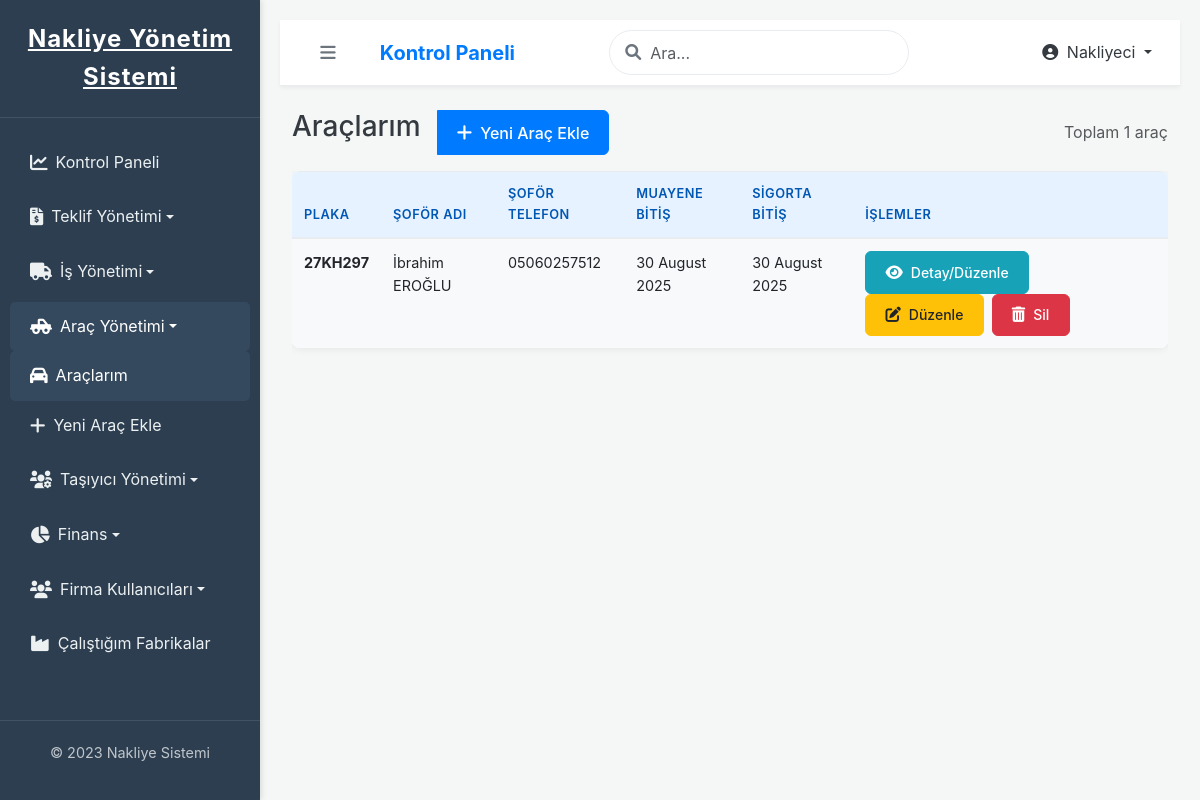
/nakliyeci/araclar/ (signed in), run on an earlier commit of the app's database.
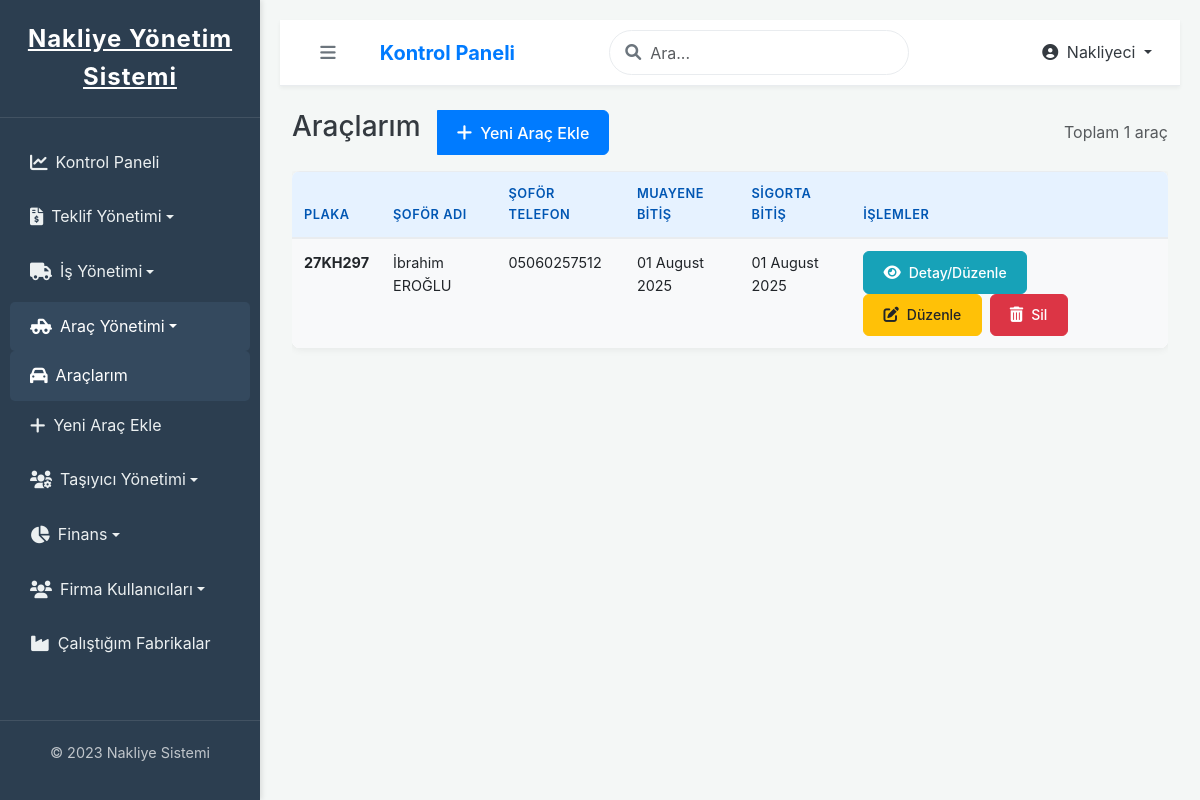
And on a later commit of the database.
### ana_uygulama/models.py (models this page shows, shortened)
class Vehicle(models.Model):
    VEHICLE_TYPE_CHOICES = [
        ('CEKICI', 'Çekici'),
        ('DORSE', 'Dorse'),
        ('KAMYON', 'Kamyon'),
        ('KAMYONET', 'Kamyonet'),
        ('MUTEAHHIT', 'Müteahhit (İş Makinesi)'),
        ('DIGER', 'Diğer'),
    ]
    carrier = models.ForeignKey(
        Carrier,
        on_delete=models.CASCADE, # Taşıyıcı silinirse araçları da silinir.
        related_name='vehicles',
        verbose_name="Araç Sahibi (Taşıyıcı)",
    )
    plate_number = models.CharField(max_length=20, unique=True, verbose_name="Plaka Numarası")
    vehicle_type = models.CharField(max_length=20, choices=VEHICLE_TYPE_CHOICES, default='KAMYON', verbose_name="Araç Tipi")
    capacity_ton = models.DecimalField(max_digits=6, decimal_places=2, null=True, blank=True, verbose_name="Kapasite (Ton)")
    capacity_m3 = models.DecimalField(max_digits=6, decimal_places=2, null=True, blank=True, verbose_name="Kapasite (m³)")
    driver_name = models.CharField(max_length=100, verbose_name="Sürücü Adı Soyadı", blank=True, null=True)
    driver_phone = models.CharField(max_length=20, blank=True, null=True, verbose_name="Sürücü Telefonu")
    license_plate_image = models.FileField(
        upload_to='vehicle_documents/plate_images/',
        blank=True,
        null=True,
        verbose_name="Sürücü Belgesi Görseli",
        validators=[FileExtensionValidator(allowed_extensions=['pdf', 'jpg', 'jpeg', 'png'])]
    )
    vehicle_license_image = models.FileField(
        upload_to='vehicle_documents/vehicle_licenses/',
        blank=True,
        null=True,
        verbose_name="Araç Ruhsat Görseli",
        validators=[FileExtensionValidator(allowed_extensions=['pdf', 'jpg', 'jpeg', 'png'])]
    )
    insurance_document = models.FileField(
        upload_to='vehicle_documents/insurances/',
        blank=True,
        null=True,
        verbose_name="Sigorta Poliçesi (PDF/Resim)",
        validators=[FileExtensionValidator(allowed_extensions=['pdf', 'jpg', 'jpeg', 'png'])]
    )
    inspection_document = models.FileField(
        upload_to='vehicle_documents/inspections/',
        blank=True,
        null=True,
        verbose_name="Muayene Belgesi (PDF/Resim)",
        validators=[FileExtensionValidator(allowed_extensions=['pdf', 'jpg', 'jpeg', 'png'])]
    )
    insurance_expiry_date = models.DateField(blank=True, null=True, verbose_name="Sigorta Bitiş Tarihi")
    inspection_expiry_date = models.DateField(blank=True, null=True, verbose_name="Muayene Bitiş Tarihi")
    is_active = models.BooleanField(default=True, verbose_name="Aktif mi?")
    created_at = models.DateTimeField(auto_now_add=True)
    updated_at = models.DateTimeField(auto_now=True)
    def is_inspection_expired(self):
        if not self.inspection_expiry_date:
            return False
        return self.inspection_expiry_date < timezone.now().date()
    def is_insurance_expired(self):
        if not self.insurance_expiry_date:
            return False
        return self.insurance_expiry_date < timezone.now().date()
    class Meta:
        verbose_name = "Araç"
        verbose_name_plural = "Araçlar"
        ordering = ['plate_number']

### ana_uygulama/views.py (the view)
# urls.py: path('nakliyeci/araclar/', views.vehicle_list_nakliyeci_view, name='vehicle_list_nakliyeci_view'),
@login_required
def vehicle_list_nakliyeci_view(request):
    if not request.user.company or request.user.company.company_type != 'NAKLIYECI':
        messages.error(request, "Bu sayfaya erişim izniniz yok.")
        return redirect('ana_uygulama:dashboard')
    vehicles = Vehicle.objects.filter(
        carrier__managed_by_shipper=request.user.company
    ).select_related('carrier').order_by('plate_number')
    thirty_days_later = timezone.now().date() + timedelta(days=30)
    context = {
        'vehicles': vehicles,
        'page_title': "Araçlar",
        'thirty_days_later': thirty_days_later,
    }
    return render(request, 'ana_uygulama/nakliyeci/vehicle_list.html', context)

### ana_uygulama/templates/ana_uygulama/nakliyeci/vehicle_list.html (shortened to what this page needs)
{% extends "base.html" %}
{% load static %}
{% load l10n %}
{% block content %}
    <div class="d-flex justify-content-between align-items-center mb-3">
        <div class="btn-group">
            <h3 class="mb-0">Araçlarım</h3>
            <a href="{% url 'ana_uygulama:vehicle_create_nakliyeci_view' %}" class="btn btn-primary ms-3"><i class="fas fa-plus"></i> Yeni Araç Ekle</a>
        </div>
        <span class="text-muted">Toplam {{ vehicles.count }} araç</span>
    </div>
    {% if vehicles %}
        <div class="table-responsive">
            <table class="table table-hover table-striped">
                <thead>
                    <tr>
                        <th>Plaka</th>
                        <th>Şoför Adı</th>
                        <th>Şoför Telefon</th>
                        <th>Muayene Bitiş</th>
                        <th>Sigorta Bitiş</th>
                        <th>İşlemler</th>
                    </tr>
                </thead>
                <tbody>
                    {% for vehicle in vehicles %}
                    <tr class="">
                        <td><strong>{{ vehicle.plate_number }}</strong></td>
                        <td>{{ vehicle.driver_name }}</td>
                        <td>{{ vehicle.driver_phone|default:"-" }}</td>
                        <td>
                            {% if vehicle.inspection_expiry_date %}
                                {{ vehicle.inspection_expiry_date|date:"d F Y" }}
                            {% else %}-{% endif %}
                        </td>
                        <td>
                            {% if vehicle.insurance_expiry_date %}
                                {{ vehicle.insurance_expiry_date|date:"d F Y" }}
                            {% else %}-{% endif %}
                        </td>
                        <td>
                            <a href="{% url 'ana_uygulama:vehicle_detail_nakliyeci_view' vehicle_id=vehicle.pk %}" class="btn btn-sm btn-info me-1" title="Detay/Düzenle">
                                <i class="fas fa-eye"></i>Detay/Düzenle
                            </a>
                            <a href="{% url 'ana_uygulama:vehicle_update_nakliyeci_view' vehicle_id=vehicle.pk %}" class="btn btn-sm btn-warning me-1" title="Düzenle">
                                <i class="fas fa-edit"></i>Düzenle
                            </a>
                            <a href="{% url 'ana_uygulama:vehicle_delete_nakliyeci_view' vehicle_id=vehicle.pk %}" class="btn btn-sm btn-danger" title="Sil"
                               onclick="return confirm('Bu aracı silmek istediğinizden emin misiniz?');">
                                <i class="fas fa-trash-alt"></i>Sil
                            </a>
                        </td>
                    </tr>
                    {% endfor %}
                </tbody>
            </table>
        </div>
    {% else %}
        <div class="alert alert-info">
            <i class="fas fa-info-circle"></i> Henüz sisteme kayıtlı aracınız bulunmamaktadır. <a href="{% url 'ana_uygulama:vehicle_create_nakliyeci_view' %}" class="alert-link">Hemen yeni bir araç ekleyin.</a>
        </div>
    {% endif %}
{% endblock content %}

What changed in the data, as far as the page shows it:
changed Vehicle "27KH297": inspection_expiry_date "30 August 2025" → "01 August 2025"; insurance_expiry_date "30 August 2025" → "01 August 2025"
